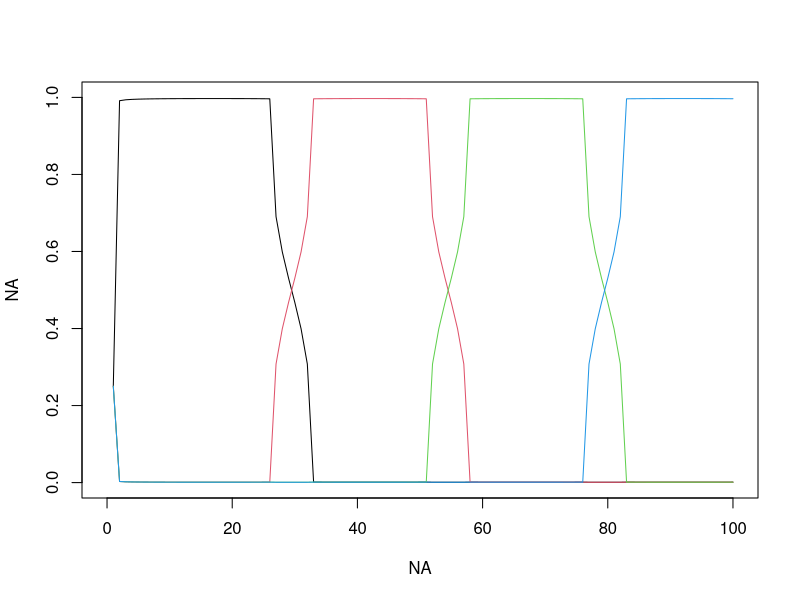
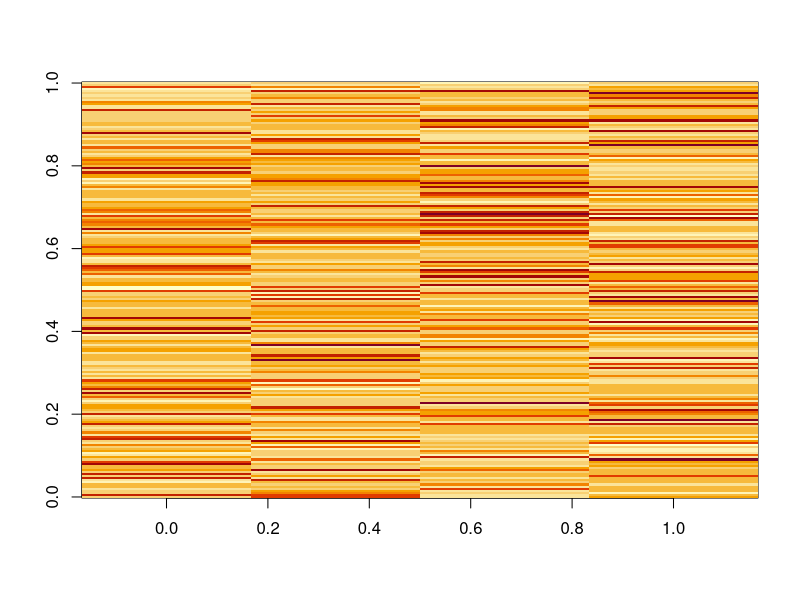

Reproduce these figures in R, in order. (Note: this script raises an error after producing the figures.)
rm(list=ls(all=TRUE))
set.seed(991)

nloc=100
nspp=200
ncommun=4
base=floor(nloc/(ncommun-1))

#generate thetas
x=seq(from=-1,to=1,length.out=base)
y=sqrt(1-(x^2))*0.1
min1=0.0001
y[y<min1]=min1
# plot(x,y)
  
init=floor(nloc/ncommun)
seq1=c(seq(from=1,to=nloc,by=init),nloc)
  
theta=matrix(min1,nloc,ncommun)
for (i in 1:ncommun){
  seq2=seq1[i]:(seq1[i]+base-1)
  seq3=seq2[seq2<=nloc]
  theta[seq3,i]=y[1:length(seq3)]
}
theta=theta/matrix(apply(theta,1,sum),nloc,ncommun)
theta.true=theta
plot(NA,NA,xlim=c(0,nloc),ylim=c(0,1))
for (i in 1:ncommun) lines(1:nloc,theta[,i],col=i)

#generate phi  
phi=matrix(NA,ncommun,nspp)
mu.large=6
mu.small=2
ind=matrix(rbinom(ncommun*nspp,size=1,prob=0.2),ncommun,nspp)
for (i in 1:ncommun){
  ind1=ind[i,]
  cond=ind1==1
  tmp=rep(NA,nspp)
  tmp[cond ]=rnorm(sum( cond),mean=mu.large,sd=1)
  tmp[!cond]=rnorm(sum(!cond),mean=mu.small,sd=1)
  phi[i,]=tmp
}
image(phi)
phi.true=phi

#how many unique species does each community have?
teste=rep(0,ncommun)
for (i in 1:nspp){
  tmp=ind[,i]
  if (sum(tmp)==1){
    ind1=which(tmp==1)
    teste[ind1]=teste[ind1]+1
  }
}
teste

#calculate probabilities
medias=theta%*%phi; dim(medias)
z.true=z=matrix(rnorm(nloc*nspp,mean=medias,sd=1),nloc,nspp)

#generate actual observations y
range(z)
break1.true=break1=c(-Inf,seq(from=0,to=6,by=0.1),Inf)
y=matrix(NA,nloc,nspp)
for (i in 2:length(break1)){
  cond=z>break1[i-1] & z<break1[i]  
  y[cond]=i-2
}
tmp=table(y); tmp; length(tmp); length(break1)

setwd('U:\\GIT_models\\git_LDA_fungi') 
write.csv(y,'fake data.csv',row.names=F)    
